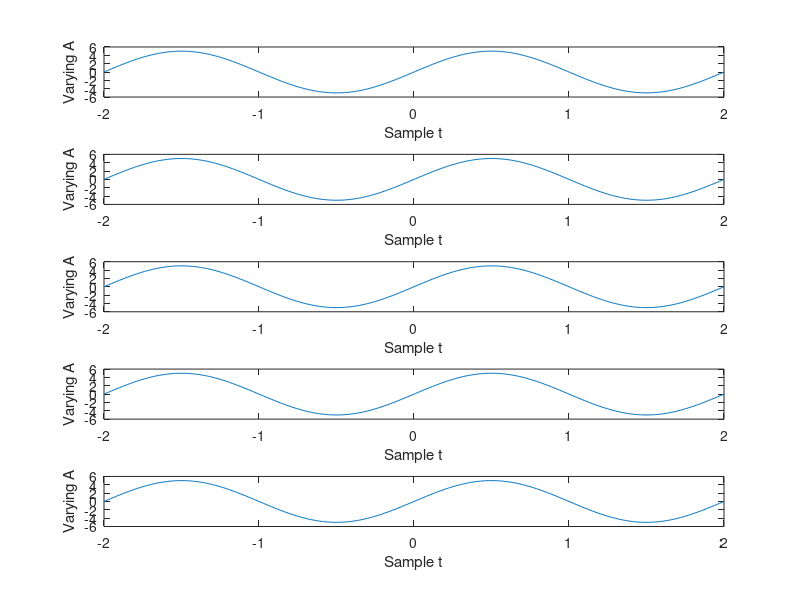

MATLAB code to generate this figure:
clc;
clear all;
close all;
t = -2:0.01:2;
%frequency in case 2
f = 0.5;
%phase in case 2
p = 0;
%Asking user to enter a value of n 
n = input('How many Sinusoids: ');
%To print n sine waves we have to use the loop from 1 to n
for i = 1:n
    A = input('Enter Amplitude: ');
    %Using Subplot to plot n graphs on same window
    subplot(n,1,i)
    s = A*sin(2*pi*f*t+p);
    plot(t,s);
    %Labeling The Graphs 
    xlabel('Sample t');
    ylabel('Varying A');
end
